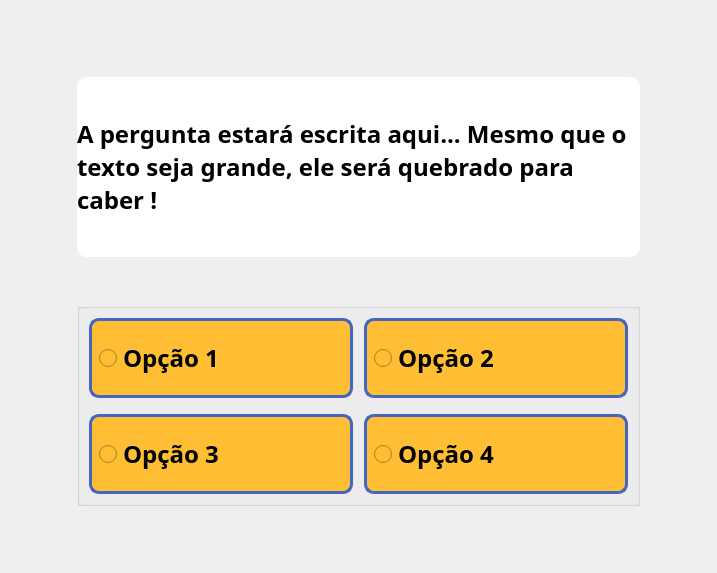
      <widget class="QWidget" name="questionario">
       <property name="styleSheet">
        <string notr="true">border-image: url(&quot;:/imagens/assets/imagens/fundo-laranja&quot;);</string>
       </property>
       <layout class="QGridLayout" name="gridLayout_6">
        <item row="0" column="1">
         <spacer name="verticalSpacer_4">
          <property name="orientation">
           <enum>Qt::Vertical</enum>
          </property>
          <property name="sizeType">
           <enum>QSizePolicy::Minimum</enum>
          </property>
          <property name="sizeHint" stdset="0">
           <size>
            <width>20</width>
            <height>40</height>
           </size>
          </property>
         </spacer>
        </item>
        <item row="4" column="2" alignment="Qt::AlignRight|Qt::AlignBottom">
         <widget class="QPushButton" name="pushButton_proximo_pergunta">
          <property name="sizePolicy">
           <sizepolicy hsizetype="Fixed" vsizetype="Fixed">
            <horstretch>0</horstretch>
            <verstretch>0</verstretch>
           </sizepolicy>
          </property>
          <property name="minimumSize">
           <size>
            <width>60</width>
            <height>50</height>
           </size>
          </property>
          <property name="maximumSize">
           <size>
            <width>120</width>
            <height>40</height>
           </size>
          </property>
          <property name="font">
           <font>
            <pointsize>10</pointsize>
            <weight>75</weight>
            <bold>true</bold>
           </font>
          </property>
          <property name="cursor">
           <cursorShape>PointingHandCursor</cursorShape>
          </property>
          <property name="styleSheet">
           <string notr="true">QPushButton {
	border-image: url(&quot;:/icones/assets/icones/proximo/proximo.png&quot;);
	background-color: none;
	border-radius: 2px;
	border: none;
	min-width: 60px;
	min-height: 50px;
	font-weight: bold;
}

QPushButton:hover {
	border-image: url(&quot;:/icones/assets/icones/proximo/proximo-hover.png&quot;);
	background-color: none;
}

QPushButton:pressed {
	border-image: url(&quot;:/icones/assets/icones/proximo/proximo-hover.png&quot;);
	background-color: none;
}</string>
          </property>
          <property name="text">
           <string/>
          </property>
         </widget>
        </item>
        <item row="0" column="0" alignment="Qt::AlignLeft|Qt::AlignTop">
         <widget class="QPushButton" name="pushButton_inicio_pergunta">
          <property name="sizePolicy">
           <sizepolicy hsizetype="Fixed" vsizetype="Fixed">
            <horstretch>0</horstretch>
            <verstretch>0</verstretch>
           </sizepolicy>
          </property>
          <property name="minimumSize">
           <size>
            <width>60</width>
            <height>60</height>
           </size>
          </property>
          <property name="font">
           <font>
            <weight>75</weight>
            <bold>true</bold>
           </font>
          </property>
          <property name="cursor">
           <cursorShape>PointingHandCursor</cursorShape>
          </property>
          <property name="styleSheet">
           <string notr="true">QPushButton {
	border-image: url(&quot;:/icones/assets/icones/pagina-inicial/pagina-inicial.png&quot;);
	background-color: none;
	border-radius: 2px;
	border: none;
	min-width: 60px;
	min-height: 60px;
	font-weight: bold;
}

QPushButton:hover {
	border-image: url(&quot;:/icones/assets/icones/pagina-inicial/pagina-inicial-hover.png&quot;);
	background-color: none;
}

QPushButton:pressed {
	border-image: url(&quot;:/icones/assets/icones/pagina-inicial/pagina-inicial-hover.png&quot;);
	background-color: none;
}</string>
          </property>
          <property name="text">
           <string/>
          </property>
         </widget>
        </item>
        <item row="1" column="0">
         <spacer name="horizontalSpacer">
          <property name="orientation">
           <enum>Qt::Horizontal</enum>
          </property>
          <property name="sizeType">
           <enum>QSizePolicy::Minimum</enum>
          </property>
          <property name="sizeHint" stdset="0">
           <size>
            <width>30</width>
            <height>20</height>
           </size>
          </property>
         </spacer>
        </item>
        <item row="1" column="2">
         <spacer name="horizontalSpacer_8">
          <property name="orientation">
           <enum>Qt::Horizontal</enum>
          </property>
          <property name="sizeType">
           <enum>QSizePolicy::Minimum</enum>
          </property>
          <property name="sizeHint" stdset="0">
           <size>
            <width>30</width>
            <height>20</height>
           </size>
          </property>
         </spacer>
        </item>
        <item row="3" column="1">
         <widget class="QGroupBox" name="groupBox_respostas_questionario">
          <property name="minimumSize">
           <size>
            <width>400</width>
            <height>200</height>
           </size>
          </property>
          <property name="styleSheet">
           <string notr="true">background: none;
border-image: none;</string>
          </property>
          <property name="title">
           <string/>
          </property>
          <layout class="QGridLayout" name="gridLayout_9">
           <item row="2" column="2">
            <widget class="QRadioButton" name="radioButton_resposta4">
             <property name="sizePolicy">
              <sizepolicy hsizetype="Expanding" vsizetype="Expanding">
               <horstretch>0</horstretch>
               <verstretch>0</verstretch>
              </sizepolicy>
             </property>
             <property name="font">
              <font>
               <family>Dyuthi</family>
               <pointsize>-1</pointsize>
               <weight>75</weight>
               <bold>true</bold>
              </font>
             </property>
             <property name="cursor">
              <cursorShape>PointingHandCursor</cursorShape>
             </property>
             <property name="styleSheet">
              <string notr="true">QRadioButton{
border-image: none;
font-size:24px;
font-weight: bold;
background-color: #ffbe33;
border: 3px solid  #4466c3;
border-radius: 10px;
min-width: 220px;
min-height: 60px;
padding: 7px;
}

QRadioButton::indicator{
	width: 18 px;
	height: 18 px;
}

QRadioButton::checked{
background-color: #ffa423;
}</string>
             </property>
             <property name="text">
              <string>Opção 4</string>
             </property>
            </widget>
           </item>
           <item row="0" column="2">
            <widget class="QRadioButton" name="radioButton_resposta2">
             <property name="sizePolicy">
              <sizepolicy hsizetype="Expanding" vsizetype="Expanding">
               <horstretch>0</horstretch>
               <verstretch>0</verstretch>
              </sizepolicy>
             </property>
             <property name="font">
              <font>
               <family>Dyuthi</family>
               <pointsize>-1</pointsize>
               <weight>75</weight>
               <bold>true</bold>
              </font>
             </property>
             <property name="cursor">
              <cursorShape>PointingHandCursor</cursorShape>
             </property>
             <property name="styleSheet">
              <string notr="true">QRadioButton{
border-image: none;
font-size:24px;
font-weight: bold;
background-color: #ffbe33;
border: 3px solid  #4466c3;
border-radius: 10px;
min-width: 220px;
min-height: 60px;
padding: 7px;
}

QRadioButton::indicator{
	width: 18 px;
	height: 18 px;
}

QRadioButton::checked{
background-color: #ffa423;
}</string>
             </property>
             <property name="text">
              <string>Opção 2</string>
             </property>
             <property name="autoRepeat">
              <bool>true</bool>
             </property>
            </widget>
           </item>
           <item row="2" column="0">
            <widget class="QRadioButton" name="radioButton_resposta3">
             <property name="sizePolicy">
              <sizepolicy hsizetype="Expanding" vsizetype="Expanding">
               <horstretch>0</horstretch>
               <verstretch>0</verstretch>
              </sizepolicy>
             </property>
             <property name="font">
              <font>
               <family>Dyuthi</family>
               <pointsize>-1</pointsize>
               <weight>75</weight>
               <bold>true</bold>
              </font>
             </property>
             <property name="cursor">
              <cursorShape>PointingHandCursor</cursorShape>
             </property>
             <property name="styleSheet">
              <string notr="true">QRadioButton{
border-image: none;
font-size:24px;
font-weight: bold;
background-color: #ffbe33;
border: 3px solid  #4466c3;
border-radius: 10px;
min-width: 220px;
min-height: 60px;
padding: 7px;
}

QRadioButton::indicator{
	width: 18 px;
	height: 18 px;
}

QRadioButton::checked{
background-color: #ffa423;
}</string>
             </property>
             <property name="text">
              <string>Opção 3</string>
             </property>
            </widget>
           </item>
           <item row="0" column="0">
            <widget class="QRadioButton" name="radioButton_resposta1">
             <property name="sizePolicy">
              <sizepolicy hsizetype="Expanding" vsizetype="Expanding">
               <horstretch>0</horstretch>
               <verstretch>0</verstretch>
              </sizepolicy>
             </property>
             <property name="font">
              <font>
               <family>Dyuthi</family>
               <pointsize>-1</pointsize>
               <weight>75</weight>
               <bold>true</bold>
              </font>
             </property>
             <property name="cursor">
              <cursorShape>PointingHandCursor</cursorShape>
             </property>
             <property name="autoFillBackground">
              <bool>false</bool>
             </property>
             <property name="styleSheet">
              <string notr="true">QRadioButton{
border-image: none;
font-size:24px;
font-weight: bold;
background-color: #ffbe33;
border: 3px solid  #4466c3;
border-radius: 10px;
min-width: 220px;
min-height: 60px;
padding: 7px;
}

QRadioButton::indicator{
	width: 18 px;
	height: 18 px;
}

QRadioButton::checked{
background-color: #ffa423;
}</string>
             </property>
             <property name="text">
              <string>Opção 1</string>
             </property>
             <property name="autoRepeat">
              <bool>false</bool>
             </property>
             <property name="autoRepeatDelay">
              <number>301</number>
             </property>
            </widget>
           </item>
           <item row="1" column="0">
            <spacer name="verticalSpacer_8">
             <property name="orientation">
              <enum>Qt::Vertical</enum>
             </property>
             <property name="sizeType">
              <enum>QSizePolicy::Minimum</enum>
             </property>
             <property name="sizeHint" stdset="0">
              <size>
               <width>20</width>
               <height>10</height>
              </size>
             </property>
            </spacer>
           </item>
           <item row="0" column="1">
            <spacer name="horizontalSpacer_3">
             <property name="orientation">
              <enum>Qt::Horizontal</enum>
             </property>
             <property name="sizeType">
              <enum>QSizePolicy::MinimumExpanding</enum>
             </property>
             <property name="sizeHint" stdset="0">
              <size>
               <width>5</width>
               <height>20</height>
              </size>
             </property>
            </spacer>
           </item>
          </layout>
         </widget>
        </item>
        <item row="1" column="1">
         <widget class="QLabel" name="label_pergunta">
          <property name="sizePolicy">
           <sizepolicy hsizetype="Expanding" vsizetype="Preferred">
            <horstretch>0</horstretch>
            <verstretch>0</verstretch>
           </sizepolicy>
          </property>
          <property name="minimumSize">
           <size>
            <width>500</width>
            <height>180</height>
           </size>
          </property>
          <property name="font">
           <font>
            <family>Dyuthi</family>
            <pointsize>-1</pointsize>
            <weight>75</weight>
            <bold>true</bold>
           </font>
          </property>
          <property name="styleSheet">
           <string notr="true">border-image: none;
background-color: white;
font-size: 24px;
color: black;
border: none;
border-radius: 10px;
font-weight:bold;</string>
          </property>
          <property name="text">
           <string>A pergunta estará escrita aqui... Mesmo que o texto seja grande, ele será quebrado para caber !</string>
          </property>
          <property name="scaledContents">
           <bool>true</bool>
          </property>
          <property name="alignment">
           <set>Qt::AlignLeading|Qt::AlignLeft|Qt::AlignVCenter</set>
          </property>
          <property name="wordWrap">
           <bool>true</bool>
          </property>
          <property name="margin">
           <number>15</number>
          </property>
          <property name="indent">
           <number>0</number>
          </property>
         </widget>
        </item>
        <item row="4" column="0" alignment="Qt::AlignLeft|Qt::AlignBottom">
         <widget class="QPushButton" name="pushButton_voltar_pergunta">
          <property name="sizePolicy">
           <sizepolicy hsizetype="Fixed" vsizetype="Fixed">
            <horstretch>0</horstretch>
            <verstretch>0</verstretch>
           </sizepolicy>
          </property>
          <property name="minimumSize">
           <size>
            <width>60</width>
            <height>50</height>
           </size>
          </property>
          <property name="maximumSize">
           <size>
            <width>120</width>
            <height>40</height>
           </size>
          </property>
          <property name="font">
           <font>
            <pointsize>10</pointsize>
            <weight>75</weight>
            <bold>true</bold>
           </font>
          </property>
          <property name="cursor">
           <cursorShape>PointingHandCursor</cursorShape>
          </property>
          <property name="styleSheet">
           <string notr="true">QPushButton {
	border-image: url(&quot;:/icones/assets/icones/voltar/voltar.png&quot;);
	background-color: none;
	border-radius: 2px;
	border: none;
	min-width: 60px;
	min-height: 50px;
	font-weight: bold;
}

QPushButton:hover {
	border-image: url(&quot;:/icones/assets/icones/voltar/voltar-hover.png&quot;);
	background-color: none;
}

QPushButton:pressed {
	border-image: url(&quot;:/icones/assets/icones/voltar/voltar-hover.png&quot;);
	background-color: none;
}</string>
          </property>
          <property name="text">
           <string/>
          </property>
         </widget>
        </item>
        <item row="4" column="1">
         <spacer name="verticalSpacer_6">
          <property name="orientation">
           <enum>Qt::Vertical</enum>
          </property>
          <property name="sizeType">
           <enum>QSizePolicy::Fixed</enum>
          </property>
          <property name="sizeHint" stdset="0">
           <size>
            <width>20</width>
            <height>40</height>
           </size>
          </property>
         </spacer>
        </item>
        <item row="2" column="1">
         <spacer name="verticalSpacer_7">
          <property name="orientation">
           <enum>Qt::Vertical</enum>
          </property>
          <property name="sizeType">
           <enum>QSizePolicy::Minimum</enum>
          </property>
          <property name="sizeHint" stdset="0">
           <size>
            <width>20</width>
            <height>40</height>
           </size>
          </property>
         </spacer>
        </item>
       </layout>
      </widget>
